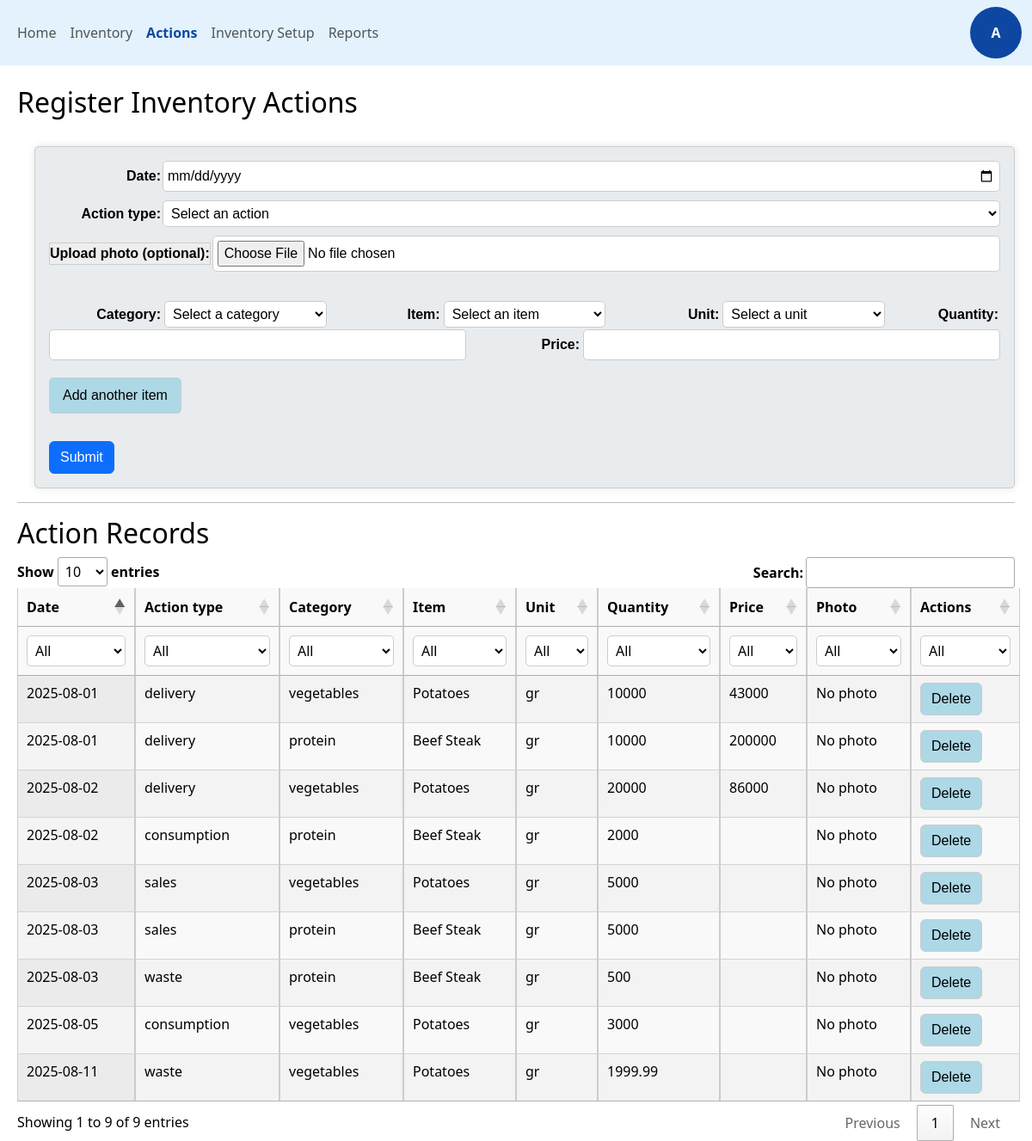
Screenshot of /action (signed in) with the database file from the repository.
### tables this page shows
CREATE TABLE user (
    id INTEGER PRIMARY KEY AUTOINCREMENT,
    username TEXT NOT NULL UNIQUE,
    email TEXT NOT NULL UNIQUE,
    password_hash TEXT NOT NULL
);

CREATE TABLE actions (
    id INTEGER PRIMARY KEY AUTOINCREMENT,
    date DATE NOT NULL,
    category_id INTEGER NOT NULL REFERENCES category(id),
    item_id INTEGER NOT NULL REFERENCES item(id),
    unit_id INTEGER NOT NULL REFERENCES unit(id),
    quantity NUMERIC(10,2) NOT NULL,
    price NUMERIC(10,2),
    action_type VARCHAR(20) NOT NULL CHECK (action_type IN ('delivery', 'sales', 'consumption', 'waste')),
    photo_path TEXT
);

CREATE TABLE category (
        id INTEGER NOT NULL,
        name VARCHAR(10) NOT NULL,
        PRIMARY KEY (id),
        UNIQUE (name)
);

CREATE TABLE item (
	id INTEGER NOT NULL, 
	name VARCHAR(100) NOT NULL, 
	PRIMARY KEY (id), 
	UNIQUE (name)
);

CREATE TABLE unit (
	id INTEGER NOT NULL, 
	name VARCHAR(10) NOT NULL, 
	PRIMARY KEY (id), 
	UNIQUE (name)
);

### app/routes.py (the view, shortened to what this page needs)
@main.route('/action', methods=['GET', 'POST'])
@login_required
def action():
    categories = db.session.execute(text("SELECT id, name FROM category ORDER BY name")).fetchall()
    items = db.session.execute(text("SELECT id, name FROM item ORDER BY name")).fetchall()
    units = db.session.execute(text("SELECT id, name FROM unit ORDER by name")).fetchall()
    actions = db.session.execute(text("""
        SELECT a.id, a.date, a.action_type, c.name as category_name, i.name AS item_name, u.name AS unit_name, a.quantity, a.price, a.photo_path
        FROM actions a
        JOIN category c ON a.category_id = c.id
        JOIN item i ON a.item_id = i.id
        JOIN unit u ON a.unit_id = u.id
        ORDER BY a.date DESC
    """)).fetchall()
    return render_template('action.html', categories=categories, items=items, units=units, actions=actions)

### app/routes.py (called while the page is built)
@login_manager.user_loader
def load_user(user_id):
    result = db.session.execute(
        text("SELECT id, username, email, password_hash FROM user WHERE id = :id"),
        {"id": user_id}
    ).fetchone()
    if result:
        return User(result.id, result.username, result.email, result.password_hash)
    return None

### app/templates/action.html (shortened to what this page needs)
{% extends "base.html" %}
{% block content %}
    <h2>Register Inventory Actions</h2>
    <br />
    <form action="/action" method="post" enctype="multipart/form-data">
        <div class="form-section">
            <div>
                <label for="date">Date:</label>
                <input type="date" name="date" required>
            </div>
            <div>
                <label for="action_type">Action type:</label>
                <select name="action_type" required>
                    <option value="" disabled selected>Select an action</option>
                </select>
            </div>
            <div>
                <label for="photo" class="custom-file-upload">Upload photo (optional):</label>
                <input id="photo-upload" type="file" name="photo" accept="image/*">
            </div>
        </div>
        <br />
        <div id="action-rows">
            <div class="action-row">
                <label>Category:</label>
                <select name="category_id[]" required>
                    <option value="" disabled selected>Select a category</option>
                </select>
                <label>Item:</label>
                <select name="item_id[]" required>
                    <option value="" disabled selected>Select an item</option>
                </select>
                <label>Unit:</label>
                <select name="unit_id[]" required>
                    <option value="" disabled selected>Select a unit</option>
                </select>
                <label>Quantity:</label>
                <input type="number" name="quantity[]" step="0.01" min="0.01" required>
                <label>Price:</label>
                <input type="number" name="price[]" step="0.01" min="0.01">
            </div>
        </div>
        <button type="button" class="btn"  onclick="addActionRow()">Add another item</button>
        <br />
        <br />
        <button type="submit" class="btn btn-primary mt-2">Submit</button>
    </form>
    <hr>
    <h2>Action Records</h2>
    {% if actions %}
        <table id="actionsTable" class="display table table-striped table-bordered">
            <thead>
                <tr>
                    <th>Date</th>
                    <th>Action type</th>
                    <th>Category</th>
                    <th>Item</th>
                    <th>Unit</th>
                    <th>Quantity</th>
                    <th>Price</th>
                    <th>Photo</th>
                    <th>Actions</th>
                </tr>
            </thead>
            <tbody>
                {% for a in actions %}
                <tr>
                    <td>{{ a.date }}</td>
                    <td>{{ a.action_type }}</td>
                    <td>{{ a.category_name }}</td>
                    <td>{{ a.item_name }}</td>
                    <td>{{ a.unit_name }}</td>
                    <td>{{ a.quantity }}</td>
                    <td>{{ a.price }}</td>
                    <td>
                        {% if a.photo_path %}
                            <a href="{{ url_for('static', filename=a.photo_path.split('static/')[1]) }}" target="_blank">View Photo</a>
                        {% else %}
                            No photo
                        {% endif %}
                    </td>
                    <td>
                        <form method="POST" action="/action/delete" class="inline-form">
                            <button type="submit" class="btn">Delete</button>
                        </form>
                    </td>
                </tr>
                {% endfor %}
            </tbody>
        </table>
    {% else %}
        <p>No actions yet.</p>
    {% endif %}
{% endblock %}

### app/templates/base.html (shortened to what this page needs)
<!DOCTYPE html>
<html lang="en">
<head>
    <link rel="stylesheet" href="{{ url_for('static', filename='styles.css') }}">
    <link href="https://cdn.jsdelivr.net/npm/bootstrap@5.3.2/dist/css/bootstrap.min.css" rel="stylesheet">
    <link rel="stylesheet" href="https://cdn.datatables.net/1.13.6/css/jquery.dataTables.min.css">
    <link href="https://cdn.jsdelivr.net/npm/bootstrap-icons@1.11.3/font/bootstrap-icons.css" rel="stylesheet">
</head>
<body>
    <nav class="navbar navbar-expand-lg">
        <div class="container-fluid">
            <div class="collapse navbar-collapse">
                <ul class="navbar-nav me-auto mb-2 mb-lg-0">
                    <li class="nav-item">
                        <a class="nav-link {% if request.path == url_for('main.home') %}active{% endif %}"
                        href="{{ url_for('main.home') }}">Home</a>
                    </li>
                    <li class="nav-item">
                        <a class="nav-link {% if request.path == url_for('main.inventory') %}active{% endif %}"
                        href="{{ url_for('main.inventory') }}">Inventory</a>
                    </li>
                    <li class="nav-item">
                        <a class="nav-link {% if request.path == url_for('main.action') %}active{% endif %}"
                        href="{{ url_for('main.action') }}">Actions</a>
                    </li>
                    <li class="nav-item">
                        <a class="nav-link {% if request.path == url_for('main.inventory_setup') %}active{% endif %}"
                        href="{{ url_for('main.inventory_setup') }}">Inventory Setup</a>
                    </li>
                    <li class="nav-item">
                        <a class="nav-link {% if request.path == url_for('main.reports') %}active{% endif %}"
                        href="{{ url_for('main.reports') }}">Reports</a>
                    </li>
                </ul>
            </div>
                {% if current_user.is_authenticated %}
                <div class="user-menu">
                    <div class="user-initials" onclick="toggleDropdown()">
                        {{ current_user.username[0]|upper }}
                    </div>
                </div>
                {% endif %}
            </div>
    </nav>
    <div class="mt-4" style="text-align: left; padding: 0 20px;">
        {% block content %}{% endblock %}
    </div>
</body>
</html>

### app/static/styles.css (style rules this page uses)
body.light-theme .navbar { background-color: #e3f2fd; }
body.light-theme .nav-link.active { color: #0d47a1 !important; font-weight: bold; }
form { background-color: #f5f5f5; padding: 20px; border-radius: 10px; max-width: 1900px; margin-left: 20px; box-shadow: 0 0 10px rgba(0,0,0,0.1); font-family: Arial, sans-serif; }
.form-section > div, .action-row { display: flex; gap: 2px; align-items: center; text-align: right; margin-bottom: 10px; flex-wrap: wrap; }
.action-row label { margin-right: 2px; }
label { min-width: 130px; font-weight: bold; }
input[type="date"], input[type="file"], input[type="number"], select { padding: 5px; border-radius: 5px; border: 1px solid #ccc; flex: 1; }
button[type="button"] { margin-top: 10px; padding: 8px 15px; border-radius: 5px; background-color: #add8e6; border: 1px solid #aaa; cursor: pointer; }
.user-menu { position: relative; display: inline-block; }
.user-initials { width: 60px; height: 60px; border-radius: 50%; background-color: #0d47a1; display: flex; align-items: center; justify-content: center; font-weight: bold; cursor: pointer; }
body.light-theme .user-initials { color: #fff; }
body.light-theme { background-color: #fff; color: #000; }
body.light-theme table { background-color: #fff; color: #000; }
body.light-theme table th, body.light-theme table td { background-color: #f9f9f9; border-color: #ccc; }
body.light-theme form { background-color: #e9ecef; color: #000; border: 1px solid #ccc; padding: 1rem; border-radius: 5px; }
body.light-theme .form-control, body.light-theme input, body.light-theme select, body.light-theme textarea { background-color: #fff; color: #000; border: 1px solid #ccc; }
body.light-theme input::placeholder, body.light-theme textarea::placeholder { color: #888; }
body.light-theme label { color: #000; }
body.light-theme .btn:not(.btn-primary) { background-color: #add8e6; color: #000; border: 1px solid #ccc; }
body.light-theme .btn-primary { background-color: #0d6efd; border-color: #0d6efd; color: #fff; }
body.light-theme .custom-file-upload { background-color: #eee; color: #000; border: 1px solid #ccc; }
.inline-form { display: inline-flex !important; margin: 0 !important; padding: 0 !important; background: transparent !important; border: 0 !important; box-shadow: none !important; width: auto !important; vertical-align: middle !important; }

### rows the page displays
user: username "A"
actions: date "2025-08-11", action_type "waste", category_name "vegetables", item_name "Potatoes", unit_name "gr", quantity "1999.99"
actions: date "2025-08-05", action_type "consumption", category_name "vegetables", item_name "Potatoes", unit_name "gr", quantity "3000"
actions: date "2025-08-03", action_type "sales", category_name "vegetables", item_name "Potatoes", unit_name "gr", quantity "5000"
actions: date "2025-08-03", action_type "sales", category_name "protein", item_name "Beef Steak", unit_name "gr", quantity "5000"
actions: date "2025-08-03", action_type "waste", category_name "protein", item_name "Beef Steak", unit_name "gr", quantity "500"
actions: date "2025-08-02", action_type "delivery", category_name "vegetables", item_name "Potatoes", unit_name "gr", quantity "20000", price "86000"
actions: date "2025-08-02", action_type "consumption", category_name "protein", item_name "Beef Steak", unit_name "gr", quantity "2000"
actions: date "2025-08-01", action_type "delivery", category_name "vegetables", item_name "Potatoes", unit_name "gr", quantity "10000", price "43000"
actions: date "2025-08-01", action_type "delivery", category_name "protein", item_name "Beef Steak", unit_name "gr", quantity "10000", price "200000"
